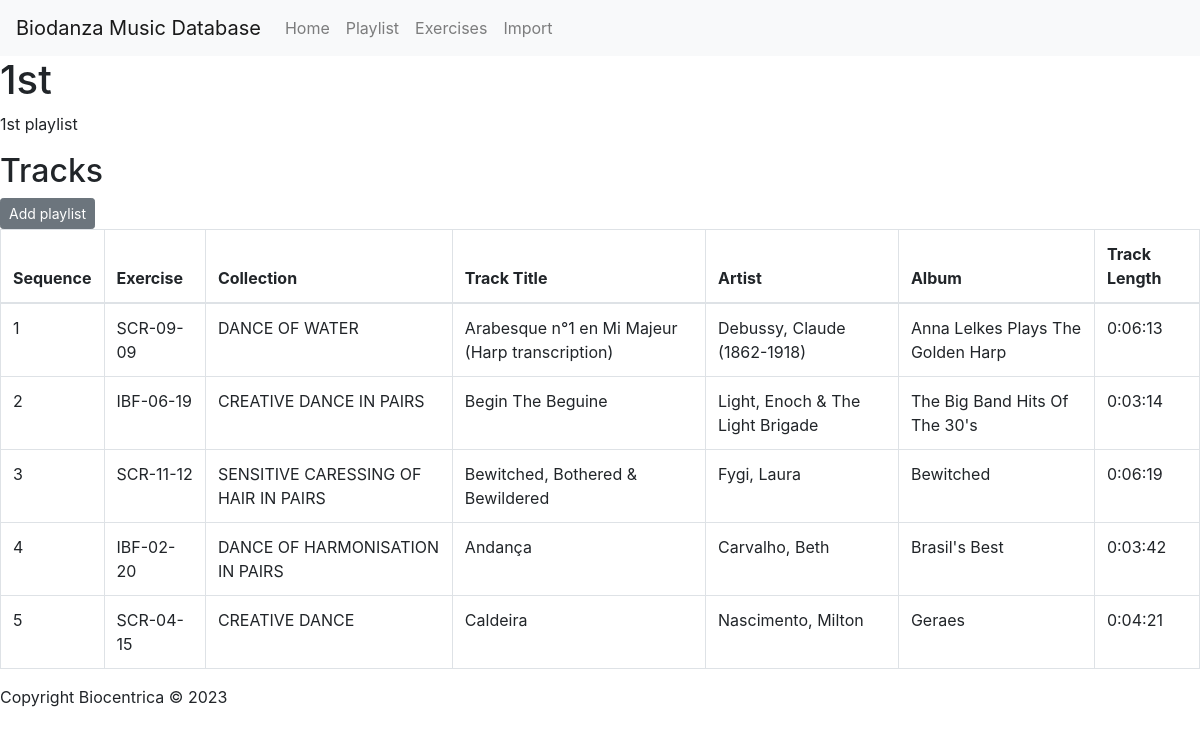
Page /playlist/1/ on the committed database.
### playlist/models.py (models this page shows)
class Playlist(models.Model):
    klngPlaylistID = models.AutoField(primary_key=True)
    strPlaylistName = models.CharField(max_length=255, null=True,verbose_name="Playlist Name")
    strPlaylistDate = models.DateTimeField(null=True,                   verbose_name="Playlist Date")
    strPlaylistLocation = models.CharField(max_length=255, null=True, verbose_name="Playlist Location")
    memPlaylistDescription = models.TextField(null=True, verbose_name="Playlist Description")
    strPlaylistType = models.CharField(max_length=255, null=True, choices=[('class', 'Class'), ('workshop', 'Workshop')], verbose_name="Playlist Type")
    ysnFavorite = models.BooleanField(null=True, verbose_name="Favorite")
    strAuthor = models.CharField(max_length=255, null=True, verbose_name="Author")
    class Meta:
        db_table = "Playlists"

class PlaylistTrack(models.Model):
    Playlist = models.ForeignKey(Playlist, on_delete=models.CASCADE)
    track = models.ForeignKey(Tracks, on_delete=models.CASCADE)
    exercise = models.ForeignKey(Exercises, on_delete=models.CASCADE)
    sequence_order = models.IntegerField(null=True)
    memUserComment = models.TextField(null=True)
    class Meta:
        db_table = "PlaylistTracks"

### music_collcls/models.py (models this page shows, shortened)
class Tracks(models.Model):
    klngTrackID = models.IntegerField(primary_key=True)
    strTrackTitle = models.CharField(max_length=255)
    strArtist = models.CharField(max_length=255, null=True, blank=True)
    strAlbum = models.CharField(max_length=255, null=True, blank=True)
    strRefTrCIMEB = models.CharField(max_length=255)
    durTrackLength = models.DurationField(null=True, blank=True)
    strFile = models.CharField(max_length=255, null=True, blank=True)
    ysnVinyl = models.BooleanField()
    class Meta:
        db_table = "Tracks"

class Exercises(models.Model):
    klngExerciseID = models.IntegerField(primary_key=True)
    strRefExCIMEB = models.CharField(max_length=20, null=True)
    strExerciseEN = models.CharField(max_length=255, null=True)
    memDescriptionEN = models.TextField(null=True)
    ysnFilterOn = models.BooleanField(null=True)
    strExerciseTypeID = models.CharField(max_length=20, null=True)
    ysnLineV = models.BooleanField(null=True)
    ysnLineS = models.BooleanField(null=True)
    ysnLineC = models.BooleanField(null=True)
    ysnLineA = models.BooleanField(null=True)
    ysnLineT = models.BooleanField(null=True)
    class Meta:
        db_table = "Exercises"

### playlist/views.py (the view)
# urls.py: path('<int:pk>/', views.playlist_detail, name='playlist_detail'),
def playlist_detail(request, pk):
    playlist = get_object_or_404(Playlist, pk=pk)
    tracks = PlaylistTrack.objects.filter(Playlist=playlist).select_related('track').order_by('sequence_order')
    return render(request, 'playlist/playlist_detail.html', {'playlist': playlist, 'playlist_tracks': tracks})

### playlist/templates/playlist/playlist_detail.html
{% extends 'base.html' %}
{% block content %}
<h1>{{ playlist.strPlaylistName }}</h1>
<p>{{ playlist.memPlaylistDescription }}</p>
<h2>Tracks</h2>
<a href="{% url 'add_tracks' playlist.klngPlaylistID %}" class="btn btn-secondary btn-sm">Add playlist</a>
<table id="playlist-table" class="table table-bordered">
    <thead>
        <tr>
            <th>Sequence</th>
            <th>Exercise</th>
            <th>Collection</th>
            <th>Track Title</th>
            <th>Artist</th>
            <th>Album</th>
            <th>Track Length</th>
        </tr>
    </thead>
    <tbody>
        {% for playlist_track in playlist_tracks %}
            <tr>
                <td>{{ playlist_track.sequence_order }}</td>
                <td>{{ playlist_track.track.strRefTrCIMEB }}</td>
                <td>{{ playlist_track.exercise.strExerciseEN }}</td>
                <td>{{ playlist_track.track.strTrackTitle }}</td>
                <td>{{ playlist_track.track.strArtist }}</td>
                <td>{{ playlist_track.track.strAlbum }}</td>
                <td>{{ playlist_track.track.durTrackLength }}</td>
            </tr>
        {% endfor %}
    </tbody>
</table>
{% endblock %}

### rows in the picture
Playlist: strPlaylistName "1st", memPlaylistDescription "1st playlist"
PlaylistTrack: sequence_order "1", track.strRefTrCIMEB "SCR-09-09", exercise.strExerciseEN "DANCE OF WATER", track.strTrackTitle "Arabesque n°1 en Mi Majeur (Harp transcription)", track.strArtist "Debussy, Claude (1862-1918)", track.strAlbum "Anna Lelkes Plays The Golden Harp", track.durTrackLength "0:06:13"
PlaylistTrack: sequence_order "2", track.strRefTrCIMEB "IBF-06-19", exercise.strExerciseEN "CREATIVE DANCE IN PAIRS", track.strTrackTitle "Begin The Beguine", track.strArtist "Light, Enoch & The Light Brigade", track.strAlbum "The Big Band Hits Of The 30's", track.durTrackLength "0:03:14"
PlaylistTrack: sequence_order "3", track.strRefTrCIMEB "SCR-11-12", exercise.strExerciseEN "SENSITIVE CARESSING OF HAIR IN PAIRS", track.strTrackTitle "Bewitched, Bothered & Bewildered", track.strArtist "Fygi, Laura", track.strAlbum "Bewitched", track.durTrackLength "0:06:19"
PlaylistTrack: sequence_order "4", track.strRefTrCIMEB "IBF-02-20", exercise.strExerciseEN "DANCE OF HARMONISATION IN PAIRS", track.strTrackTitle "Andança", track.strArtist "Carvalho, Beth", track.strAlbum "Brasil's Best", track.durTrackLength "0:03:42"
PlaylistTrack: sequence_order "5", track.strRefTrCIMEB "SCR-04-15", exercise.strExerciseEN "CREATIVE DANCE", track.strTrackTitle "Caldeira", track.strArtist "Nascimento, Milton", track.strAlbum "Geraes", track.durTrackLength "0:04:21"
